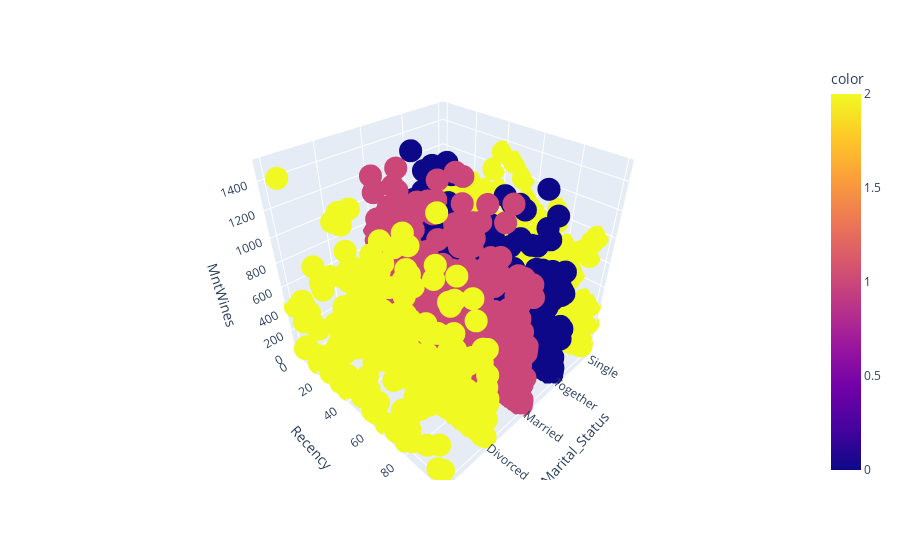

Here is the notebook cell this chart was saved with:
### Code cell
import plotly.express as px
import plotly.graph_objs as go
fig = px.scatter_3d(campaign_df, x="Marital_Status", y="Recency", z="MntWines", color =ypred3)

fig.show()

### Figure 1 — Plotly figure (JSON) as saved in the notebook; plotly's stock layout.template omitted (floating-point values rounded to 4 significant figures; data arrays with more than 128 entries replaced by an {"elided": "..."} marker saying what was removed)
{"data": [{"hovertemplate": "Marital_Status=%{x}<br>Recency=%{y}<br>MntWines=%{z}<br>color=%{marker.color}<extra></extra>", "legendgroup": "", "marker": {"color": {"elided": "2101 int values"}, "coloraxis": "coloraxis", "symbol": "circle"}, "mode": "markers", "name": "", "scene": "scene", "showlegend": false, "type": "scatter3d", "x": {"elided": "2101 str values"}, "y": {"elided": "2101 int values"}, "z": {"elided": "2101 int values"}}], "layout": {"coloraxis": {"colorbar": {"title": {"text": "color"}}, "colorscale": [[0, "#0d0887"], [0.1111, "#46039f"], [0.2222, "#7201a8"], [0.3333, "#9c179e"], [0.4444, "#bd3786"], [0.5556, "#d8576b"], [0.6667, "#ed7953"], [0.7778, "#fb9f3a"], [0.8889, "#fdca26"], [1, "#f0f921"]]}, "legend": {"tracegroupgap": 0}, "margin": {"t": 60}, "scene": {"domain": {"x": [0, 1], "y": [0, 1]}, "xaxis": {"title": {"text": "Marital_Status"}}, "yaxis": {"title": {"text": "Recency"}}, "zaxis": {"title": {"text": "MntWines"}}}}}
